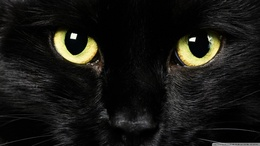
%> input picture Exercise 3/Code/Dataset/dataset/test/cat_known.jpg, 260 x 146 px, shrunk from 1920 x 1080 before the run; its folder holds only this picture in this run
$ octave pdf_2_test.m   (GNU Octave 9; MATLAB toolbox functions it lacks are replaced by stand-ins)
%> lines starting %> are read from the running program, lines starting %| are printed output that depends on the picture
clear; close all; clc

%%   constants
patchSize = 8;                  % 8×8 patch
T0        = 10;                 % sparsity
err       = 1e-4;               % ‖r‖₂ threshold in OMP
scaleF    = 0.25;               % down‑sampling
stride    = patchSize;          % non‑overlapping
SNRlist   = [0 20 50 100];      % dB
missing   = 0.50;               % 50% inpainting mask
rng('default')

%%  load dictionary / test list
load D_trained.mat    % D : 64×100
testDir   = fullfile(pwd,'dataset','test');
test_list = dir(fullfile(testDir,'*.jpg'));

%%    denoising
fprintf('===== DENOISING =====\n')
MSEden = zeros(numel(test_list), numel(SNRlist));

for imIdx = 1:numel(test_list)
    name = test_list(imIdx).name;
    I0   = imresize( ...
              rgb2gray(im2double(imread(fullfile(testDir,name)))), ...
              scaleF);
%> I0: size 37x65 double; min -0.0278, max 0.979, mean 0.0869
    [H,W] = size(I0);
%> H = 37; W = 65
    rows  = 1:stride:H-patchSize+1;
%> rows = [1 9 17 25]
    cols  = 1:stride:W-patchSize+1;
%> cols = [1 9 17 25 33 41 49 57]

    noisyImgs = cell(1,numel(SNRlist));
    recImgs   = cell(1,numel(SNRlist));

    for s = 1:numel(SNRlist)
        snrTarget = SNRlist(s);
        Psignal   = mean(I0(:).^2);
        Pnoise    = Psignal/10^(snrTarget/10);
        noisy     = I0 + sqrt(Pnoise)*randn(size(I0));

        Irec = zeros(H,W);
        for r = rows
            for c = cols
                v   = noisy(r:r+patchSize-1, c:c+patchSize-1);
                v   = v(:);
                nrm = norm(v); if nrm<1e-8, nrm=1; end
                x   = GenOMP(D, v/nrm, T0, err);          % 100×1
                patchRec = reshape(D*x * nrm, patchSize, patchSize);
                Irec(r:r+patchSize-1, c:c+patchSize-1) = patchRec;
            end
        end

        MSEden(imIdx,s)   = mean((I0(:)-Irec(:)).^2);
        noisyImgs{s}      = noisy;
        recImgs{s}        = Irec;
    end
%> this loop made 4 passes
%> Pnoise on passes 1 to 4: 0.0275, 0.000275, 2.75e-07, 2.75e-12
%> pass 1, `noisy     = I0 + sqrt(Pnoise)*randn(size(I0));`:
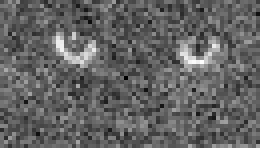
%> noisy: size 37x65 double (shown 4 times larger); min -0.607, max 1.18, mean 0.0887; drawn with min black and max white
%> after the loop:
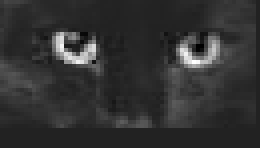
%> Irec: size 37x65 double (shown 4 times larger); min -0.162, max 1.04, mean 0.0776; drawn with min black and max white
%> after the loop, MSEden = [0.0137 0.00292 0.00285 0.00285]; noisyImgs = 4 items; recImgs = 4 items


    figure('Name',['Denoising: ' name],'NumberTitle','off');
    for s = 1:numel(SNRlist)
      row = s;
      subplot(numel(SNRlist),3,(row-1)*3 + 1)
        imshow(I0,[]),    title(sprintf('Orig @ %ddB', SNRlist(s)))
      subplot(numel(SNRlist),3,(row-1)*3 + 2)
        imshow(noisyImgs{s},[]), title('Noisy')
      subplot(numel(SNRlist),3,(row-1)*3 + 3)
        imshow(recImgs{s},[]),   title('Denoised')
    end
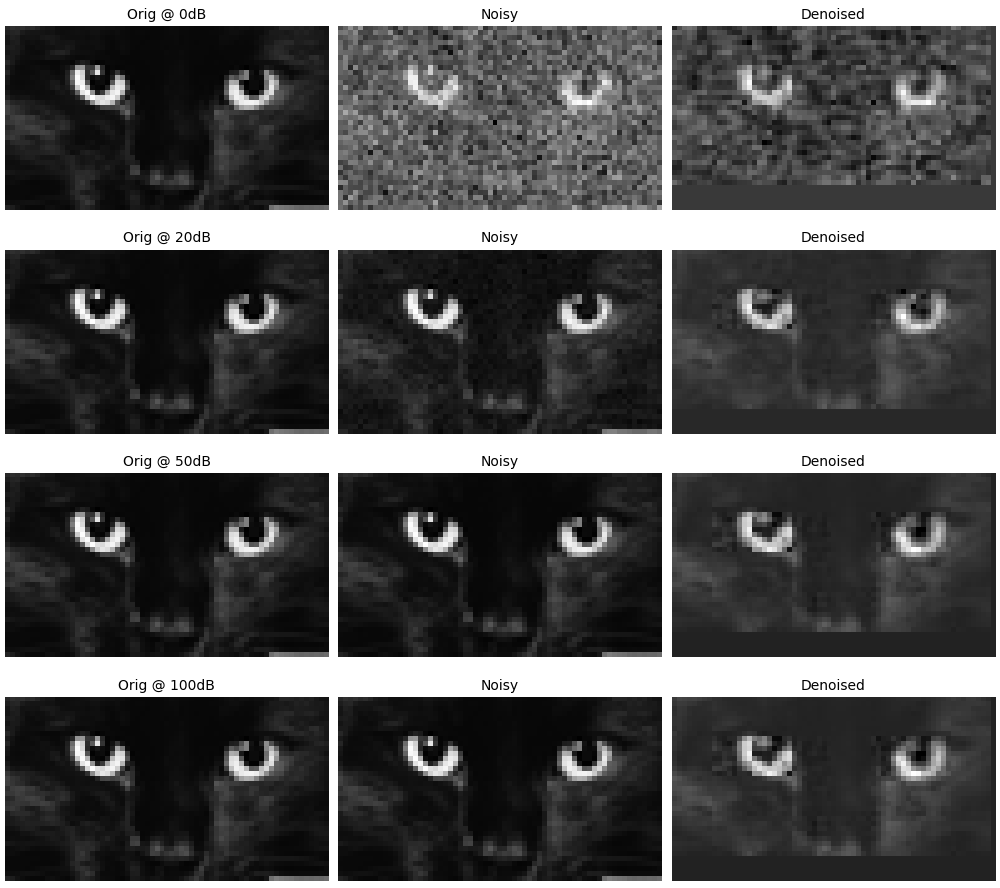
%> figure redrawn from the program's plot data, 12 panels
end

%%   inpainting
fprintf('===== INPAINTING =====\n')
MSEinp = zeros(numel(test_list), numel(SNRlist));

for imIdx = 1:numel(test_list)
    name = test_list(imIdx).name;
    I0   = imresize( ...
              rgb2gray(im2double(imread(fullfile(testDir,name)))), ...
              scaleF);
    [H,W] = size(I0);
    rows  = 1:stride:H-patchSize+1;
    cols  = 1:stride:W-patchSize+1;

    maskedImgs = cell(1,numel(SNRlist));
    recImgs2   = cell(1,numel(SNRlist));

    for s = 1:numel(SNRlist)
        Psignal   = mean(I0(:).^2);
        Pnoise    = Psignal/10^(SNRlist(s)/10);
        IwithGaps = I0 + sqrt(Pnoise)*randn(size(I0));
        mask      = rand(size(I0)) > missing;
        IwithGaps(~mask) = 0;

        Irec = zeros(H,W);
        for r = rows
            for c = cols
                patch = IwithGaps(r:r+patchSize-1, c:c+patchSize-1);
                omega = mask(  r:r+patchSize-1, c:c+patchSize-1);
                vec   = patch(:);
                msk   = omega(:);

                if all(msk==0)
                    fullPatch = patch;
                else
                    ysub = vec(msk);
                    nrm  = norm(ysub); if nrm<1e-8, nrm=1; end
                    x    = GenOMP(D(msk,:), ysub/nrm, T0, err);
                    fullPatch = reshape(D*x * nrm, patchSize, patchSize);
                end
                Irec(r:r+patchSize-1, c:c+patchSize-1) = fullPatch;
            end
        end

        MSEinp(imIdx,s)   = mean((I0(:)-Irec(:)).^2);
        maskedImgs{s}     = IwithGaps;
        recImgs2{s}       = Irec;
    end
%> this loop made 4 passes
%> pass 1, `IwithGaps = I0 + sqrt(Pnoise)*randn(size(I0));`:
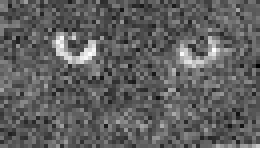
%> IwithGaps: size 37x65 double (shown 4 times larger); min -0.552, max 1.13, mean 0.0795; drawn with min black and max white
%> after the loop:
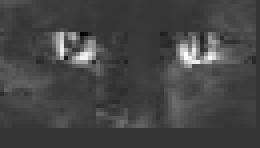
%> Irec: size 37x65 double (shown 4 times larger); min -0.273, max 1.01, mean 0.076; drawn with min black and max white
%> after the loop:
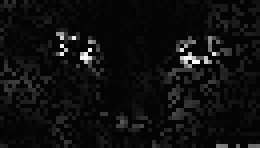
%> IwithGaps: size 37x65 double (shown 4 times larger); min -0.0172, max 0.938, mean 0.0418; drawn with min black and max white
%> after the loop, MSEinp = [0.0272 0.00452 0.00532 0.0059]; fullPatch = [0.041 0.0397 0.0384 0.0325 0.0243 0.0247 0.0272 0.026; 0.0574 0.0626 0.0669 0.0539 0.0489 0.0511 0.0606 0.0554; 0.0619 0.0575 0.0489 0.0375 0.0469 0.0588 0.0673 0.0673; 0.0301 0.0236 0.0137 0.0156 0.0349 0.0492 0.0655 0.0702; 0.00723 0.00769 -0.00407 0.00466 0.0205 0.0306 0.04 0.0435; 0.00902 0.0156 0.0183 0.0213 0.0316 0.0365 0.0396 0.0345; 0.0055 0.00658 0.0172 0.0176 0.0211 0.0275 0.0328 0.0358; -0.00488 3.08e-05 0.00529 0.00233 -0.00041 0.0108 0.0171 0.0246]; maskedImgs = 4 items; nrm = 0.231; recImgs2 = 4 items; x = 100 values, max 0.94 at index 32, min -0.258 at index 63, mean 0.0199; ysub = 34 values, max 0.0708 at index 25, min 0.00266 at index 3, mean 0.034


    figure('Name',['Inpainting: ' name],'NumberTitle','off');
    for s = 1:numel(SNRlist)
      row = s;
      subplot(numel(SNRlist),3,(row-1)*3 + 1)
        imshow(I0,[]),    title(sprintf('Orig @ %ddB', SNRlist(s)))
      subplot(numel(SNRlist),3,(row-1)*3 + 2)
        imshow(maskedImgs{s},[]), title('Masked + noise')
      subplot(numel(SNRlist),3,(row-1)*3 + 3)
        imshow(recImgs2{s},[]),   title('Recovered')
    end
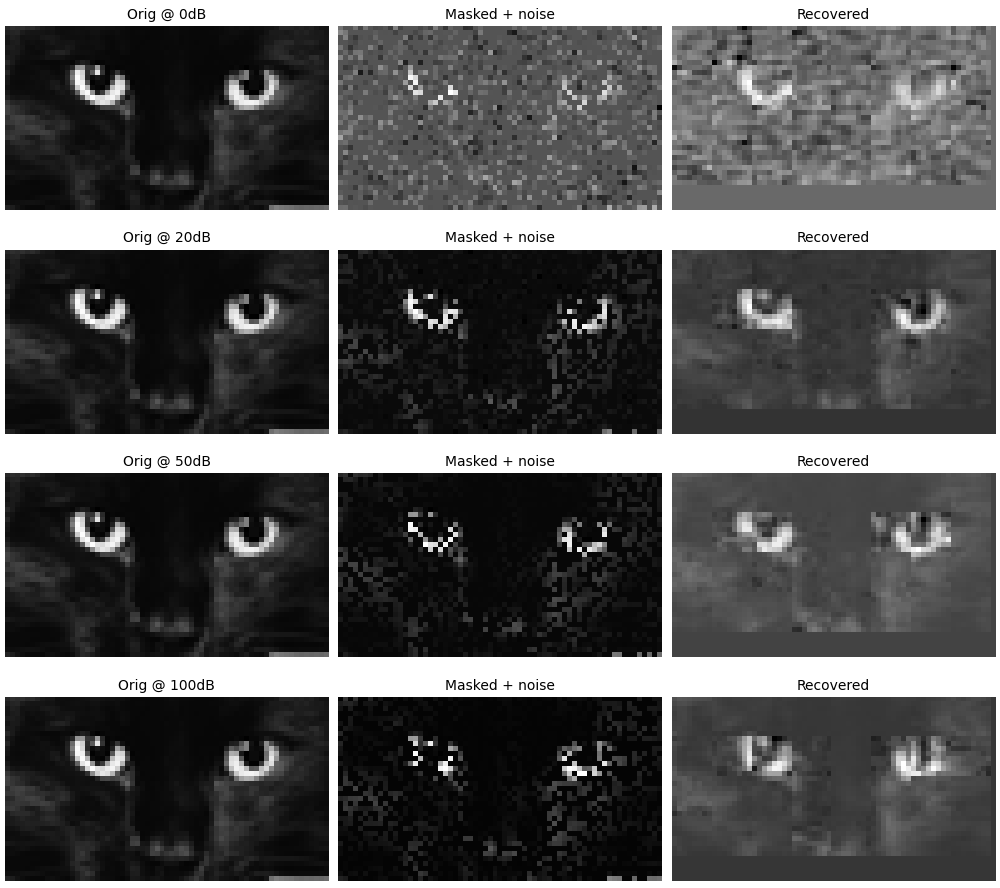
%> figure redrawn from the program's plot data, 12 panels
end

%%  Print MSE
fprintf('\nMSE Denoising (rows=images / cols=SNR[dB]):\n')
%> (the run ends here)
